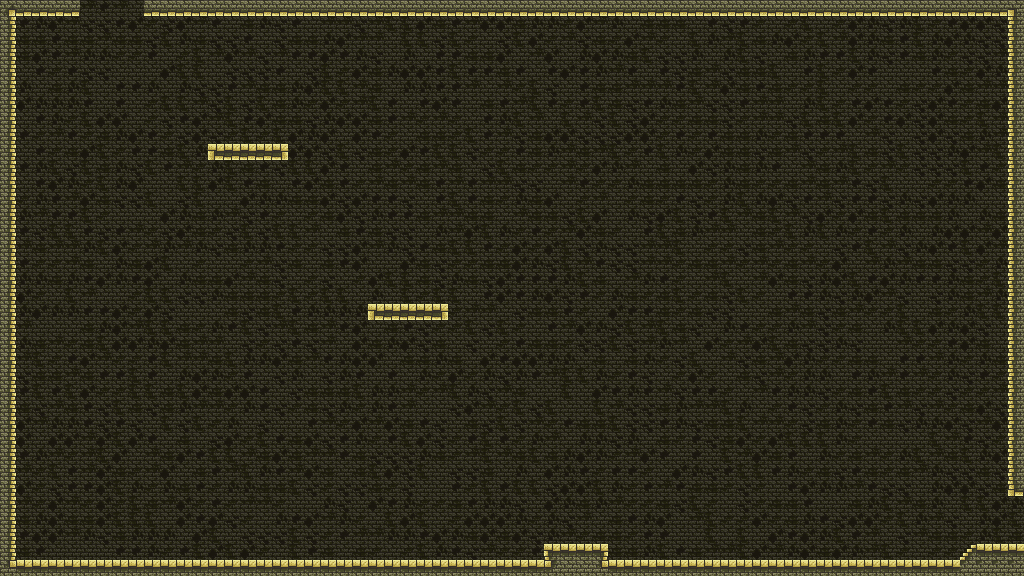

Below is a game level as drawn by its tile map, then a one-line description and the .tmx that defines it (tile-layer data replaced by summaries):
An orthogonal 64x36 tile map with 16x16 px tiles, 2 tile layers (Background, Walls), 2 tilesets and 2 objects.

<map version="1.2" tiledversion="1.3.5" orientation="orthogonal" renderorder="right-down" width="64" height="36" tilewidth="16" tileheight="16" infinite="0" nextlayerid="4" nextobjectid="4">
 <editorsettings>
  <export target="level2_0..json" format="json" />
 </editorsettings>
 <tileset firstgid="1" source="../../assets/gamedevmarket/5e2cbce57025549152274cf3a95ee676/ForgottenDungeon.tsx" />
 <tileset firstgid="101" source="../../assets/gamedevmarket/5e2cbce57025549152274cf3a95ee676/ForgottenDungeonRecolor.tsx" />
 <layer id="1" name="Background" width="64" height="36">
  <data>[2304 cells, 2304 non-empty, 9 distinct tile ids]</data>
 </layer>
 <layer id="2" name="Walls" width="64" height="36">
  <data>[2304 cells, 206 non-empty, 22 distinct tile ids]</data>
 </layer>
 <objectgroup id="3" name="Boxes">
  <object id="2" gid="200" x="112" y="560" width="16" height="16" />
  <object id="3" gid="200" x="112" y="544" width="16" height="16" />
 </objectgroup>
</map>
